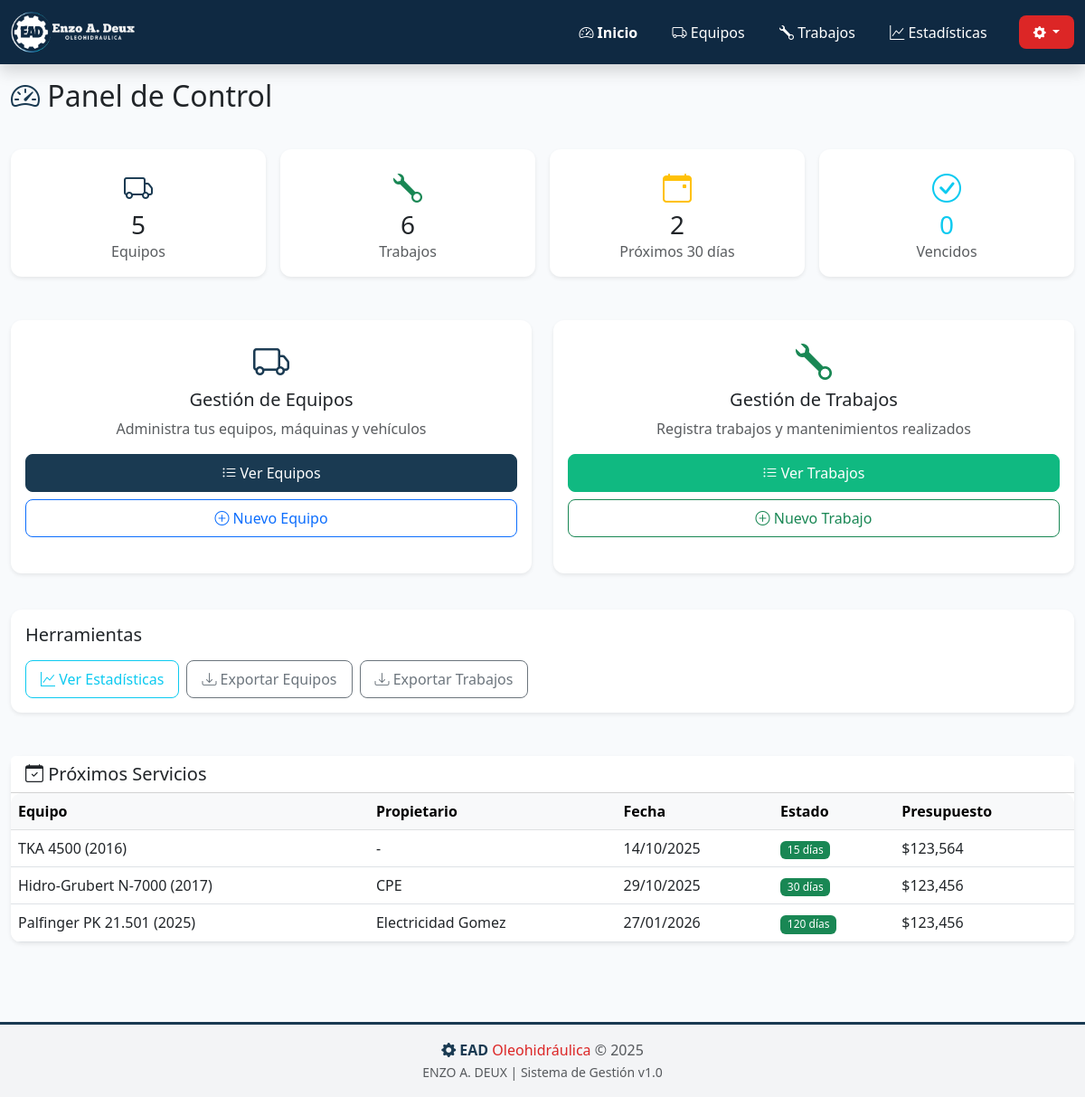
The page / on the database its author committed.
### app_web.py (models this page shows)
class BaseModel(Model):
    class Meta:
        database = db

class Job(BaseModel):
    equipment = ForeignKeyField(Equipment, backref='jobs', on_delete='CASCADE')
    date_done = DateField()
    description = TextField()
    budget = FloatField(default=0.0)
    next_service_days = IntegerField(null=True)
    next_service_date = DateField(null=True)
    notes = TextField(null=True)

class Equipment(BaseModel):
    marca = CharField()
    modelo = CharField()
    anio = IntegerField()
    n_serie = CharField()
    propietario = CharField(null=True)
    vehiculo = CharField(null=True)
    dominio = CharField(null=True)
    notes = TextField(null=True)

### app_web.py (the view)
@app.route('/')
def index():
    total_equipment = Equipment.select().count()
    total_jobs = Job.select().count()
    today = datetime.now().date()
    upcoming_services = []
    total_upcoming = 0
    services_vencidos = 0
    for eq in Equipment.select():
        last_job = Job.select().where(Job.equipment == eq).order_by(Job.date_done.desc()).first()
        if last_job and last_job.next_service_date:
            days_left = (last_job.next_service_date - today).days
            if days_left <= 30:
                total_upcoming += 1
            if days_left < 0:
                services_vencidos += 1
            upcoming_services.append({
                'equipment': f"{eq.marca} {eq.modelo} ({eq.anio})",
                'propietario': eq.propietario,
                'date': last_job.next_service_date.strftime('%d/%m/%Y'),
                'days_left': days_left,
                'budget': last_job.budget,
                'status': 'danger' if days_left < 0 else 'warning' if days_left < 7 else 'success'
            })
    upcoming_services.sort(key=lambda x: x['days_left'])
    return render_template('dashboard.html',
                         total_equipment=total_equipment,
                         total_jobs=total_jobs,
                         total_upcoming=total_upcoming,
                         services_vencidos=services_vencidos,
                         upcoming_services=upcoming_services[:10])

### templates/dashboard.html (shortened to what this page needs)
{% extends "base.html" %}
{% block content %}
<div class="animate-slide">
    <div class="row mb-4">
        <div class="col-12">
            <h2 class="mb-3">
                <i class="bi bi-speedometer2" style="color: var(--ead-blue);"></i>
                Panel de Control
            </h2>
        </div>
    </div>
    <div class="row g-3 mb-4">
        <div class="col-6 col-md-3">
            <div class="card stat-card text-center">
                <div class="card-body">
                    <i class="bi bi-truck fs-2 mb-2" style="color: var(--ead-blue);"></i>
                    <h3 class="mb-0">{{ total_equipment }}</h3>
                    <p class="text-muted mb-0">Equipos</p>
                </div>
            </div>
        </div>
        <div class="col-6 col-md-3">
            <div class="card stat-card text-center">
                <div class="card-body">
                    <i class="bi bi-wrench fs-2 text-success mb-2"></i>
                    <h3 class="mb-0">{{ total_jobs }}</h3>
                    <p class="text-muted mb-0">Trabajos</p>
                </div>
            </div>
        </div>
        <div class="col-6 col-md-3">
            <div class="card stat-card text-center">
                <div class="card-body">
                    <i class="bi bi-calendar-event fs-2 text-warning mb-2"></i>
                    <h3 class="mb-0">{{ total_upcoming }}</h3>
                    <p class="text-muted mb-0">Próximos 30 días</p>
                </div>
            </div>
        </div>
        <div class="col-6 col-md-3">
            <div class="card stat-card text-center">
                <div class="card-body">
                    {% if services_vencidos > 0 %}
                    <i class="bi bi-exclamation-triangle fs-2 text-danger mb-2"></i>
                    <h3 class="mb-0 text-danger">{{ services_vencidos }}</h3>
                    <p class="text-muted mb-0">Vencidos</p>
                    {% else %}
                    <i class="bi bi-check-circle fs-2 text-info mb-2"></i>
                    <h3 class="mb-0 text-info">0</h3>
                    <p class="text-muted mb-0">Vencidos</p>
                    {% endif %}
                </div>
            </div>
        </div>
    </div>
    <div class="row mb-4">
        <div class="col-12 col-md-6 mb-3">
            <div class="card h-100">
                <div class="card-body text-center">
                    <i class="bi bi-truck fs-1 mb-3" style="color: var(--ead-blue);"></i>
                    <h5 class="card-title">Gestión de Equipos</h5>
                    <p class="text-muted mb-3">Administra tus equipos, máquinas y vehículos</p>
                    <div class="d-grid gap-2">
                        <a href="/equipos" class="btn btn-primary">
                            <i class="bi bi-list-ul"></i> Ver Equipos
                        </a>
                        <a href="/equipo/nuevo" class="btn btn-outline-primary">
                            <i class="bi bi-plus-circle"></i> Nuevo Equipo
                        </a>
                    </div>
                </div>
            </div>
        </div>
        <div class="col-12 col-md-6 mb-3">
            <div class="card h-100">
                <div class="card-body text-center">
                    <i class="bi bi-wrench fs-1 text-success mb-3"></i>
                    <h5 class="card-title">Gestión de Trabajos</h5>
                    <p class="text-muted mb-3">Registra trabajos y mantenimientos realizados</p>
                    <div class="d-grid gap-2">
                        <a href="/trabajos" class="btn btn-success">
                            <i class="bi bi-list-ul"></i> Ver Trabajos
                        </a>
                        <a href="/trabajo/nuevo" class="btn btn-outline-success">
                            <i class="bi bi-plus-circle"></i> Nuevo Trabajo
                        </a>
                    </div>
                </div>
            </div>
        </div>
    </div>
    <div class="row mb-4">
        <div class="col-12">
            <div class="card">
                <div class="card-body">
                    <h5 class="card-title mb-3">Herramientas</h5>
                    <div class="d-grid gap-2 d-md-flex">
                        <a href="/estadisticas" class="btn btn-outline-info">
                            <i class="bi bi-graph-up"></i> Ver Estadísticas
                        </a>
                        <a href="/api/export/equipos" class="btn btn-outline-secondary">
                            <i class="bi bi-download"></i> Exportar Equipos
                        </a>
                        <a href="/api/export/trabajos" class="btn btn-outline-secondary">
                            <i class="bi bi-download"></i> Exportar Trabajos
                        </a>
                    </div>
                </div>
            </div>
        </div>
    </div>
    <div class="row">
        <div class="col-12">
            <div class="card">
                <div class="card-header bg-white">
                    <h5 class="mb-0">
                        <i class="bi bi-calendar-check"></i> Próximos Servicios
                    </h5>
                </div>
                <div class="card-body p-0">
                    {% if upcoming_services %}
                    <div class="table-responsive">
                        <table class="table table-hover mb-0">
                            <thead class="table-light">
                                <tr>
                                    <th>Equipo</th>
                                    <th class="d-none d-md-table-cell">Propietario</th>
                                    <th>Fecha</th>
                                    <th>Estado</th>
                                    <th class="d-none d-sm-table-cell">Presupuesto</th>
                                </tr>
                            </thead>
                            <tbody>
                                {% for service in upcoming_services %}
                                <tr>
                                    <td>
                                        {{ service.equipment }}
                                    </td>
                                    <td class="d-none d-md-table-cell">{{ service.propietario or '-' }}</td>
                                    <td>{{ service.date }}</td>
                                    <td>
                                        {% if service.days_left < 0 %}
                                            <span class="badge bg-danger">Vencido ({{ -service.days_left }} días)</span>
                                        {% elif service.days_left == 0 %}
                                            <span class="badge bg-warning">Hoy</span>
                                        {% elif service.days_left <= 7 %}
                                            <span class="badge bg-warning">{{ service.days_left }} días</span>
                                        {% else %}
                                            <span class="badge bg-success">{{ service.days_left }} días</span>
                                        {% endif %}
                                    </td>
                                    <td class="d-none d-sm-table-cell">${{ "{:,.0f}".format(service.budget) }}</td>
                                </tr>
                                {% endfor %}
                            </tbody>
                        </table>
                    </div>
                    {% else %}
                    <div class="text-center py-5 text-muted">
                        <i class="bi bi-calendar-x fs-1"></i>
                        <p class="mt-2">No hay servicios programados</p>
                    </div>
                    {% endif %}
                </div>
            </div>
        </div>
    </div>
</div>
{% endblock %}

### templates/base.html (style rules this page uses)
:root { --primary-color: #1a3a52; --secondary-color: #dc2626; --accent-color: #06b6d4; --success-color: #10b981; --danger-color: #ef4444; --warning-color: #f59e0b; --info-color: #06b6d4; --dark-color: #0f2942; --light-gray: #f3f4f6; --ead-blue: #1a3a52; --ead-red: #dc2626; --ead-light-blue: #06b6d4; }
body { background-color: #f8fafc; min-height: 100vh; }
.card { border: none; box-shadow: 0 2px 4px rgba(0,0,0,0.08); border-radius: 0.75rem; margin-bottom: 1.5rem; transition: all 0.3s; }
.stat-card { transition: all 0.3s; cursor: pointer; border-top: 3px solid transparent; }
.btn { border-radius: 0.5rem; padding: 0.5rem 1rem; transition: all 0.3s; font-weight: 500; }
.btn-primary { background-color: var(--primary-color); border-color: var(--primary-color); }
.btn-success { background-color: var(--success-color); border-color: var(--success-color); }
.table-responsive { border-radius: 0.75rem; overflow: hidden; }
.table-hover tbody tr { transition: all 0.2s; }
.badge { padding: 0.35em 0.65em; border-radius: 0.375rem; font-weight: 500; }
.animate-slide { animation: slideIn 0.4s ease-out; }

### rows shown on the page
Job: equipment "TKA 4500 (2016)", propietario "-", date "14/10/2025", days_left "15", budget "123,564"
Equipment: propietario "CPE"
Job: budget "123,456"
Equipment: propietario "Electricidad Gomez"
Job: budget "123,456"

### other values the page prints
{{ total_equipment }} "5"
{{ total_jobs }} "6"
{{ total_upcoming }} "2"
{{ service.equipment }} "Hidro-Grubert N-7000 (2017)" "Palfinger PK 21.501 (2025)"
{{ service.date }} "29/10/2025" "27/01/2026"
{{ service.days_left }} "30" "120"
